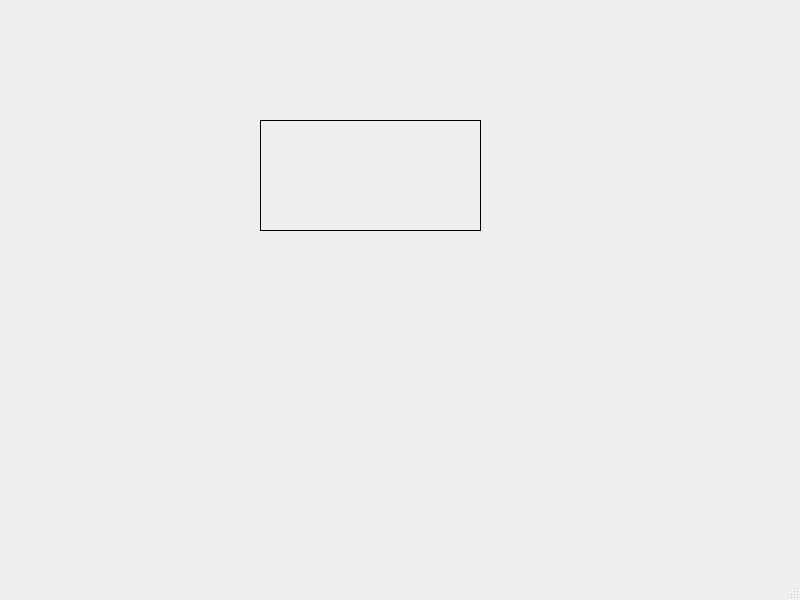
<?xml version="1.0" encoding="UTF-8"?>
<ui version="4.0">
 <class>MainWindow</class>
 <widget class="QMainWindow" name="MainWindow">
  <property name="geometry">
   <rect>
    <x>0</x>
    <y>0</y>
    <width>800</width>
    <height>600</height>
   </rect>
  </property>
  <property name="windowTitle">
   <string>MainWindow</string>
  </property>
  <widget class="QWidget" name="centralwidget">
   <widget class="mylabel" name="label">
    <property name="geometry">
     <rect>
      <x>260</x>
      <y>120</y>
      <width>221</width>
      <height>111</height>
     </rect>
    </property>
    <property name="frameShape">
     <enum>QFrame::Box</enum>
    </property>
    <property name="text">
     <string/>
    </property>
   </widget>
  </widget>
  <widget class="QMenuBar" name="menubar">
   <property name="geometry">
    <rect>
     <x>0</x>
     <y>0</y>
     <width>800</width>
     <height>23</height>
    </rect>
   </property>
  </widget>
  <widget class="QStatusBar" name="statusbar"/>
 </widget>
 <customwidgets>
  <customwidget>
   <class>mylabel</class>
   <extends>QLabel</extends>
   <header>mylabel.h</header>
  </customwidget>
 </customwidgets>
 <resources/>
 <connections/>
</ui>
